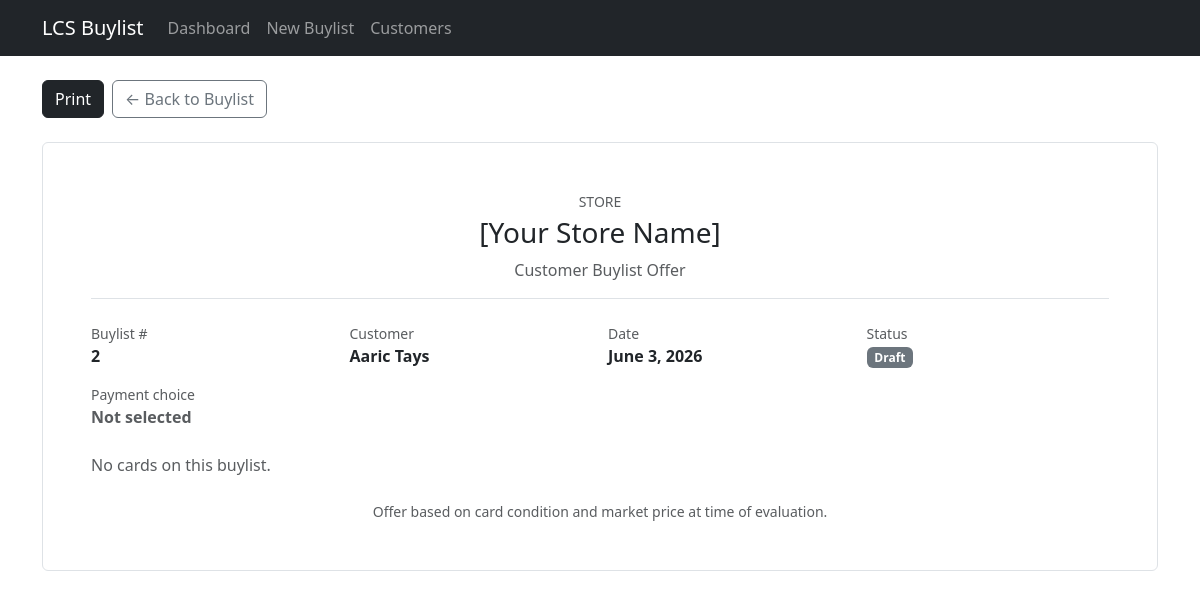
The app's page /buylists/2/offer-sheet/, older data.
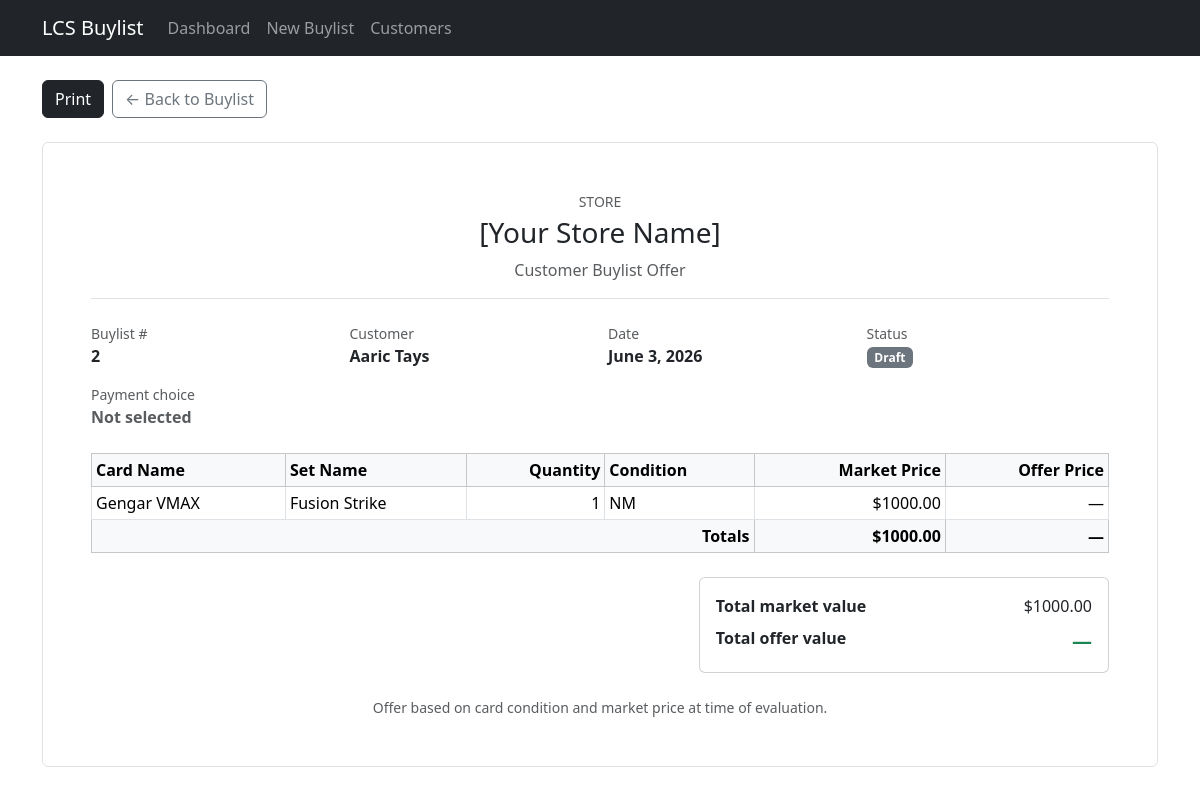
The same page, newer data.
### buylists/models.py (models this page shows, shortened)
class Buylist(models.Model):
    STATUS_DRAFT = 'draft'
    STATUS_WAITING = 'waiting'
    STATUS_ACCEPTED = 'accepted'
    STATUS_REJECTED = 'rejected'
    STATUS_PAID = 'paid'
    STATUS_CHOICES = [
        (STATUS_DRAFT, 'Draft'),
        (STATUS_WAITING, 'Waiting'),
        (STATUS_ACCEPTED, 'Accepted'),
        (STATUS_REJECTED, 'Rejected'),
        (STATUS_PAID, 'Paid'),
    ]
    PAYMENT_CASH = 'cash'
    PAYMENT_TRADE = 'trade'
    PAYMENT_CHOICES = [
        ('', 'Not selected'),
        (PAYMENT_CASH, 'Cash (60%)'),
        (PAYMENT_TRADE, 'Trade credit (70%)'),
    ]
    customer = models.ForeignKey(
        Customer,
        on_delete=models.CASCADE,
        related_name='buylists',
    )
    status = models.CharField(
        max_length=20,
        choices=STATUS_CHOICES,
        default=STATUS_DRAFT,
    )
    payment_choice = models.CharField(
        max_length=10,
        choices=PAYMENT_CHOICES,
        blank=True,
        default='',
    )
    created_at = models.DateTimeField(auto_now_add=True)
    updated_at = models.DateTimeField(auto_now=True)
    class Meta:
        ordering = ['-updated_at']
    @property
    def total_market_value(self):
        return sum(item.line_market_value for item in self.items.all())
    @property
    def payment_choice_selected(self):
        return bool(self.payment_choice)
    @property
    def total_offer_value(self):
        if self.payment_choice == self.PAYMENT_CASH:
            return self.total_cash_offer_value
        if self.payment_choice == self.PAYMENT_TRADE:
            return self.total_trade_offer_value
        return None

class Customer(models.Model):
    name = models.CharField(max_length=200)
    phone = models.CharField(max_length=50, blank=True)
    email = models.EmailField(blank=True)
    notes = models.TextField(blank=True)
    class Meta:
        ordering = ['name']

class BuylistItem(models.Model):
    CONDITION_NM = 'NM'
    CONDITION_LP = 'LP'
    CONDITION_MP = 'MP'
    CONDITION_HP = 'HP'
    CONDITION_DMG = 'DMG'
    CONDITION_CHOICES = [
        (CONDITION_NM, 'Near Mint (NM)'),
        (CONDITION_LP, 'Lightly Played (LP)'),
        (CONDITION_MP, 'Moderately Played (MP)'),
        (CONDITION_HP, 'Heavily Played (HP)'),
        (CONDITION_DMG, 'Damaged (DMG)'),
    ]
    CONDITION_DEFAULTS = {
        CONDITION_NM: Decimal('1.00'),
        CONDITION_LP: Decimal('0.90'),
        CONDITION_MP: Decimal('0.75'),
        CONDITION_HP: Decimal('0.60'),
        CONDITION_DMG: Decimal('0.40'),
    }
    CASH_OFFER_PERCENT = Decimal('0.60')
    TRADE_OFFER_PERCENT = Decimal('0.70')
    buylist = models.ForeignKey(
        Buylist,
        on_delete=models.CASCADE,
        related_name='items',
    )
    card_name = models.CharField(max_length=200)
    set_name = models.CharField(max_length=200, blank=True)
    quantity = models.PositiveIntegerField(default=1)
    condition = models.CharField(
        max_length=3,
        choices=CONDITION_CHOICES,
        default=CONDITION_NM,
    )
    market_price = models.DecimalField(max_digits=10, decimal_places=2)
    condition_percent = models.DecimalField(max_digits=4, decimal_places=2)
    cash_offer_price = models.DecimalField(
        max_digits=10,
        decimal_places=2,
        editable=False,
    )
    trade_offer_price = models.DecimalField(
        max_digits=10,
        decimal_places=2,
        editable=False,
    )
    notes = models.TextField(blank=True)
    class Meta:
        ordering = ['card_name']
    @property
    def line_market_value(self):
        return Decimal(self.quantity) * self.market_price
    @property
    def offer_price(self):
        choice = self.buylist.payment_choice
        if choice == Buylist.PAYMENT_CASH:
            return self.cash_offer_price
        if choice == Buylist.PAYMENT_TRADE:
            return self.trade_offer_price
        return None

### buylists/views.py (the view)
def buylist_offer_sheet(request, pk):
    buylist = get_object_or_404(
        Buylist.objects.select_related('customer').prefetch_related('items'),
        pk=pk,
    )
    return render(request, 'buylists/buylist_offer_sheet.html', {
        'buylist': buylist,
        'store_name': '[Your Store Name]',
    })

### buylists/templates/buylists/buylist_offer_sheet.html (shortened to what the changed rows need)
{% extends "buylists/base.html" %}
{% block content %}
<div class="offer-sheet-paper bg-white border rounded p-4 p-md-5">
    <header class="text-center border-bottom pb-3 mb-4">
        <p class="text-muted text-uppercase small mb-1">Store</p>
        <h1 class="h3 mb-0">{{ store_name }}</h1>
        <p class="text-muted mb-0 mt-2">Customer Buylist Offer</p>
    </header>
    <div class="row g-3 mb-4">
        <div class="col-sm-6 col-md-3">
            <div class="text-muted small">Buylist #</div>
            <div class="fw-semibold">{{ buylist.pk }}</div>
        </div>
        <div class="col-sm-6 col-md-3">
            <div class="text-muted small">Customer</div>
            <div class="fw-semibold">{{ buylist.customer.name }}</div>
        </div>
        <div class="col-sm-6 col-md-3">
            <div class="text-muted small">Date</div>
            <div class="fw-semibold">{{ buylist.created_at|date:"F j, Y" }}</div>
        </div>
        <div class="col-sm-6 col-md-3">
            <div><span class="badge text-bg-secondary">{{ buylist.get_status_display }}</span></div>
        </div>
        <div class="col-sm-6 col-md-3">
        </div>
    </div>
    {% if buylist.items.all %}
    <div class="table-responsive mb-4">
        <table class="table table-bordered table-sm align-middle mb-0">
            <thead class="table-light">
                <tr>
                    <th>Card Name</th>
                    <th>Set Name</th>
                    <th class="text-end">Quantity</th>
                    <th>Condition</th>
                    <th class="text-end">Market Price</th>
                    <th class="text-end">Offer Price</th>
                </tr>
            </thead>
            <tbody>
                {% for item in buylist.items.all %}
                <tr>
                    <td>{{ item.card_name }}</td>
                    <td>{{ item.set_name|default:"—" }}</td>
                    <td class="text-end">{{ item.quantity }}</td>
                    <td>{{ item.condition }}</td>
                    <td class="text-end">${{ item.market_price }}</td>
                    <td class="text-end">
                        {% if item.offer_price %}${{ item.offer_price }}{% else %}—{% endif %}
                    </td>
                </tr>
                {% endfor %}
            </tbody>
            <tfoot class="table-light fw-semibold">
                <tr>
                    <td colspan="4" class="text-end">Totals</td>
                    <td class="text-end">${{ buylist.total_market_value }}</td>
                    <td class="text-end">
                        {% if buylist.total_offer_value %}${{ buylist.total_offer_value }}{% else %}—{% endif %}
                    </td>
                </tr>
            </tfoot>
        </table>
    </div>
    <div class="row justify-content-end">
        <div class="col-md-5">
            <div class="card">
                <div class="card-body">
                    <dl class="row mb-0">
                        <dt class="col-7">Total market value</dt>
                        <dd class="col-5 text-end mb-2">${{ buylist.total_market_value }}</dd>
                        <dt class="col-7">
                            Total offer value
                        </dt>
                        <dd class="col-5 text-end mb-0 fs-5 fw-bold text-success">
                            {% if buylist.total_offer_value %}${{ buylist.total_offer_value }}{% else %}—{% endif %}
                        </dd>
                    </dl>
                </div>
            </div>
        </div>
    </div>
    {% else %}
    <p class="text-muted">No cards on this buylist.</p>
    {% endif %}
    <p class="text-muted small text-center mt-4 mb-0">
        Offer based on card condition and market price at time of evaluation.
    </p>
</div>
{% endblock %}

Row changes from the older to the newer data that the page shows:
changed Buylist "Draft": total_market_value (not shown) → "1000.00"
added BuylistItem: card_name "Gengar VMAX", set_name "Fusion Strike", quantity "1", condition "NM", market_price "1000.00"
Text that changed along with them:
text no longer shown: "No cards on this buylist."
text now shown: "Card Name Set Name Quantity Condition Market Price Offer Price Totals $ — Total market value $ Total offer value —"
